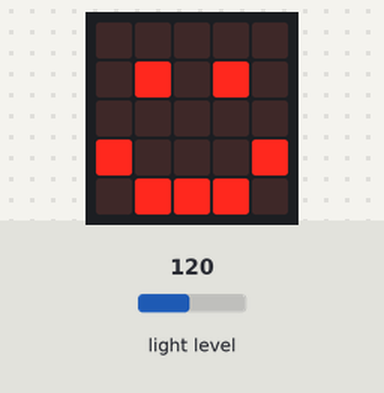
Bench run of a program on a simulated BBC micro:bit (MakeCode). Shown: the board's 5×5 LED display. Inputs (shaded band) come from the test bench; at power-on: light level 120.

Above: at 1.2 s.
1.3 s: light level set to 132
At 2.5 s:
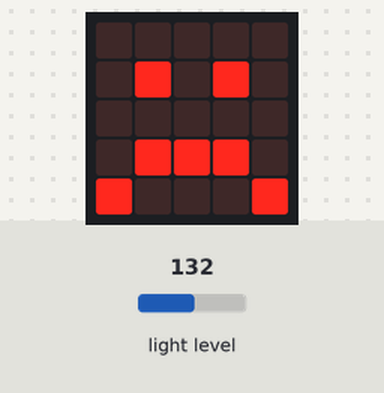
3.1 s: light level set to 5
At 4.3 s:
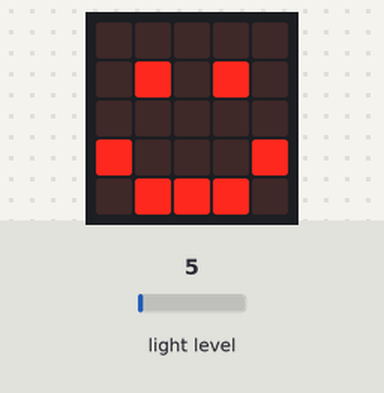
4.8 s: light level set to 191
At 6.0 s:
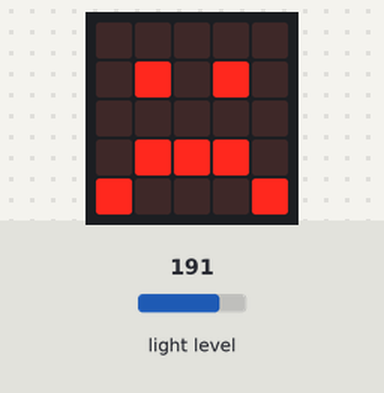
Timing chart, 0 to 7.8 s (numbered marks = the images above; inputs shaded):
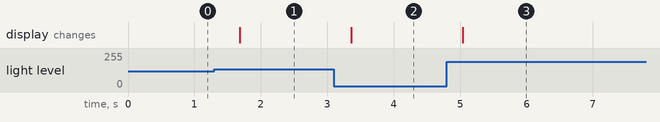

Measured:
- the behaviour switches between 128 and 129 on light level (found by bisection; images 0 and 1)
- after the input at 1.3 s, the display: changes after 0.38 s (image 1)
- after the input at 3.1 s, the display: changes after 0.26 s (image 2)
- after the input at 4.8 s, the display: changes after 0.24 s (image 3)

The program:

main.ts
```typescript
basic.forever(function () {
    if (input.lightLevel() > 128) {
        basic.showLeds(`
            . . . . .
            . # . # .
            . . . . .
            . # # # .
            # . . . #
            `)
    } else {
        basic.showLeds(`
            . . . . .
            . # . # .
            . . . . .
            # . . . #
            . # # # .
            `)
    }
})
```

test.ts
```typescript
// οι δοκιμές πηγαίνουν εδώ, δεν θα γίνει εκτέλεση όταν αυτό το πακέτο χρησιμοποιηθεί ως επέκταση.
```
